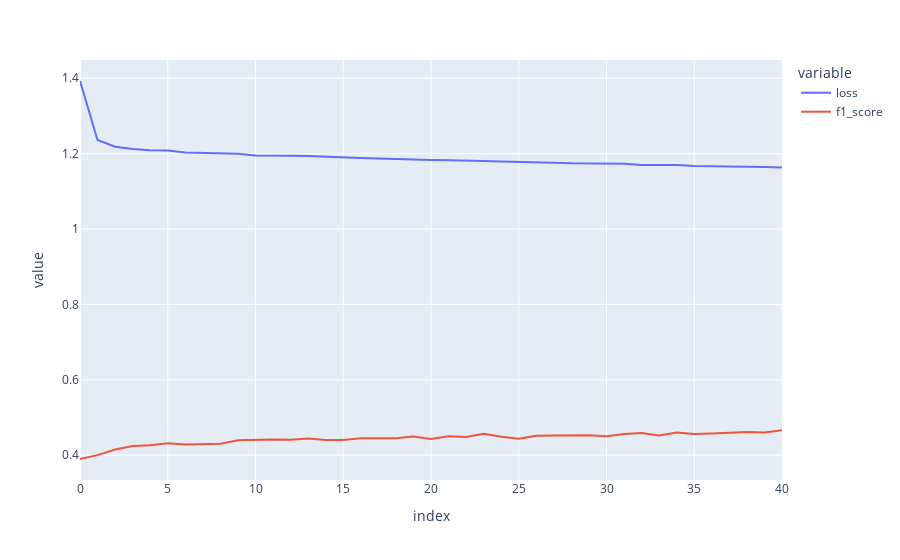

The notebook cell this image was saved under:
### Code cell
import plotly.express as px

# Babysit the model - use you favourite plot
px.line(
    pd.DataFrame(
        {  #'val_loss':history.history['val_loss'],
            "loss": history.history["loss"],
            #'val_f1_score':history.history['val_f1_score'],
            "f1_score": history.history["f1_score"],
            #'val_accuracy':history.history['val_accuracy'],
            #'accuracy':history.history['accuracy']
        }
    )
)

### Figure 1 — Plotly figure (JSON) as saved in the notebook; plotly's stock layout.template omitted (floating-point values rounded to 4 significant figures)
{"data": [{"hovertemplate": "variable=loss<br>index=%{x}<br>value=%{y}<extra></extra>", "legendgroup": "loss", "line": {"color": "#636efa", "dash": "solid"}, "marker": {"symbol": "circle"}, "mode": "lines", "name": "loss", "orientation": "v", "showlegend": true, "type": "scatter", "x": [0, 1, 2, 3, 4, 5, 6, 7, 8, 9, 10, 11, 12, 13, 14, 15, 16, 17, 18, 19, 20, 21, 22, 23, 24, 25, 26, 27, 28, 29, 30, 31, 32, 33, 34, 35, 36, 37, 38, 39, 40], "xaxis": "x", "y": [1.393, 1.236, 1.218, 1.212, 1.209, 1.208, 1.203, 1.202, 1.202, 1.199, 1.195, 1.196, 1.195, 1.194, 1.191, 1.19, 1.188, 1.187, 1.185, 1.185, 1.183, 1.183, 1.183, 1.181, 1.179, 1.179, 1.177, 1.176, 1.174, 1.173, 1.172, 1.173, 1.17, 1.169, 1.17, 1.167, 1.167, 1.166, 1.165, 1.165, 1.164], "yaxis": "y"}, {"hovertemplate": "variable=f1_score<br>index=%{x}<br>value=%{y}<extra></extra>", "legendgroup": "f1_score", "line": {"color": "#EF553B", "dash": "solid"}, "marker": {"symbol": "circle"}, "mode": "lines", "name": "f1_score", "orientation": "v", "showlegend": true, "type": "scatter", "x": [0, 1, 2, 3, 4, 5, 6, 7, 8, 9, 10, 11, 12, 13, 14, 15, 16, 17, 18, 19, 20, 21, 22, 23, 24, 25, 26, 27, 28, 29, 30, 31, 32, 33, 34, 35, 36, 37, 38, 39, 40], "xaxis": "x", "y": [0.3899, 0.4001, 0.4152, 0.4242, 0.4262, 0.4315, 0.4283, 0.4293, 0.4305, 0.4394, 0.4408, 0.4413, 0.4409, 0.4442, 0.4405, 0.4401, 0.4452, 0.4442, 0.4451, 0.4493, 0.4432, 0.4503, 0.4485, 0.4566, 0.4487, 0.4434, 0.4518, 0.4522, 0.4531, 0.453, 0.4505, 0.456, 0.4588, 0.4523, 0.4604, 0.456, 0.4575, 0.46, 0.4618, 0.46, 0.4663], "yaxis": "y"}], "layout": {"legend": {"title": {"text": "variable"}, "tracegroupgap": 0}, "margin": {"t": 60}, "xaxis": {"anchor": "y", "domain": [0, 1], "title": {"text": "index"}}, "yaxis": {"anchor": "x", "domain": [0, 1], "title": {"text": "value"}}}}
